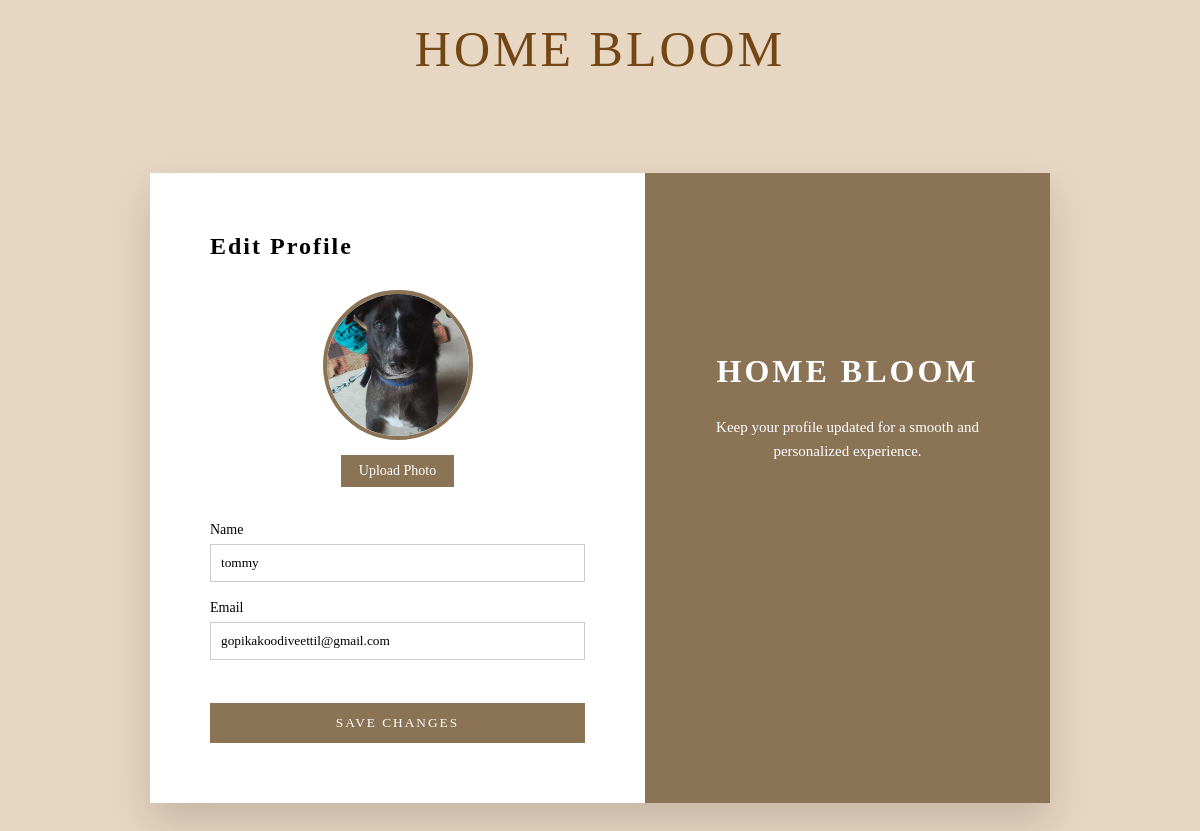
Screenshot of /profile/edit/ (signed in) with the database file from the repository.
### bloom/models.py (models this page shows, shortened)
class Profile(models.Model):
    user = models.OneToOneField(settings.AUTH_USER_MODEL, on_delete=models.CASCADE)
    phone = models.CharField(max_length=15)
    image = models.ImageField(upload_to="profiles/", default="profiles/default.jpg")

class User(AbstractUser):
    email = models.EmailField(unique=True)
    USERNAME_FIELD = "email"
    REQUIRED_FIELDS = ["username"]

### bloom/decorators.py (the view)
    def wrapper(request, *args, **kwargs):
        if request.user.is_authenticated and not request.user.is_staff:
            return view_func(request, *args, **kwargs)
        messages.error(request, "You are not authorized to access this page.")
        return redirect("login")

### bloom/views.py (called while the page is built, shortened)
@user_required
def editprofile(request):
    profile, _ = Profile.objects.get_or_create(user=request.user)
    return render(request, "editprofile.html", {
        "profile": profile
    })

### bloom/templates/editprofile.html (shortened to what this page needs)
<!DOCTYPE html>
<html lang="en">
<head>
</head>
<body>
<section class="page-title-section">
    <a href="/" class="page-title">HOME BLOOM</a>
</section>
<div class="profile-wrapper">
    <div class="profile-card">
        <div class="profile-left">
            <h2>Edit Profile</h2>
            <form method="post" enctype="multipart/form-data">
                <div class="profile-image-section">
                    <div class="profile-image-wrapper">
                        <img src="{{ profile.image.url }}" alt="Profile Image">
                    </div>
                    <label for="profileImage" class="upload-btn">
                        Upload Photo
                    </label>
                </div>
                <div class="profile-field">
                    <label>Name</label>
                    <input type="text" name="name" value="{{ request.user.first_name }}">
                </div>
                <div class="profile-field">
                    <label>Email</label>
                    <input type="email" name="email" value="{{ request.user.email }}">
                </div>
                <button type="submit" class="save-btn">
                    SAVE CHANGES
                </button>
            </form>
        </div>
        <div class="profile-right">
            <h1>HOME BLOOM</h1>
            <p>
                Keep your profile updated for a smooth and personalized experience.
            </p>
        </div>
    </div>
</div>
</body>
</html>

### bloom/templates/editprofile.html (style rules this page uses)
* { margin: 0; padding: 0; box-sizing: border-box; font-family: "Georgia", serif; }
body { background: #e7d6c1; }
.page-title-section { padding: 20px 0; text-align: center; }
.page-title { font-size: 50px; text-decoration: none; color: #734715ff; letter-spacing: 3px; }
.profile-wrapper { min-height: calc(100vh - 80px); margin-top: 30px; display: flex; justify-content: center; align-items: center; }
.profile-card { width: 900px; display: flex; background: #fff; box-shadow: 0 20px 40px rgba(0,0,0,0.15); }
.profile-left { width: 55%; padding: 60px; }
.profile-left h2 { margin-bottom: 30px; letter-spacing: 2px; }
.profile-image-section { text-align: center; margin-bottom: 35px; }
.profile-image-wrapper { width: 150px; height: 150px; margin: 0 auto 15px; border-radius: 50%; overflow: hidden; border: 4px solid #8b7355; background: #f5f5f5; }
.profile-image-wrapper img { width: 100%; height: 100%; object-fit: cover; }
.upload-btn { display: inline-block; padding: 8px 18px; background: #8b7355; color: #fff; font-size: 14px; cursor: pointer; }
.profile-field { margin-bottom: 18px; }
.profile-field label { display: block; font-size: 14px; margin-bottom: 6px; }
.profile-field input { width: 100%; padding: 10px; border: 1px solid #ccc; }
.save-btn { margin-top: 25px; width: 100%; padding: 12px; background: #8b7355; color: #fff; border: none; letter-spacing: 2px; cursor: pointer; }
.profile-right { width: 45%; background: #8b7355; color: #fff; padding: 60px; text-align: center; }
.profile-right h1 { margin-top: 120px; letter-spacing: 3px; }
.profile-right p { margin-top: 25px; font-size: 15px; line-height: 1.6; }

### rows the page displays
Profile: image (picture)
User: name "tommy", email "gopikakoodiveettil@gmail.com"
